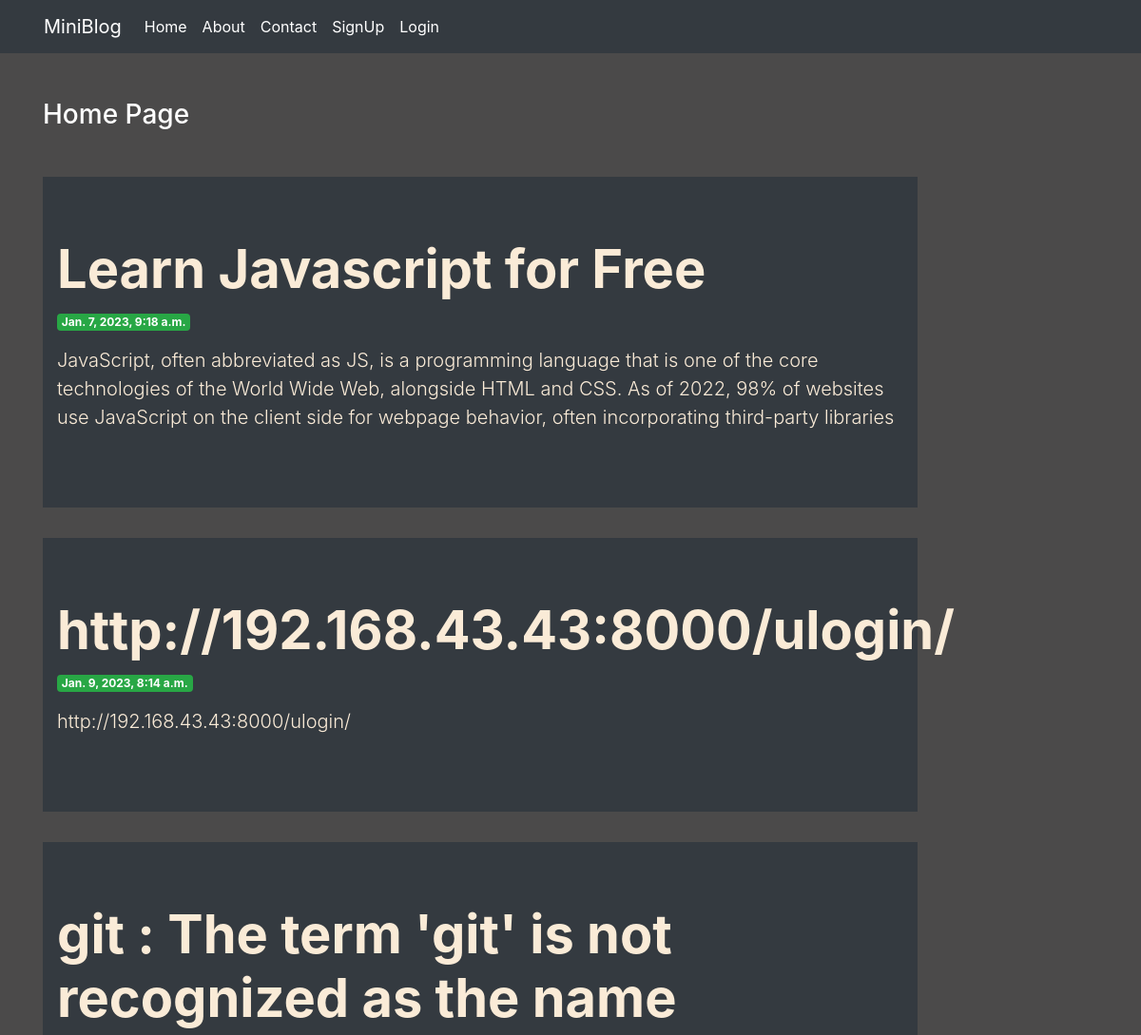
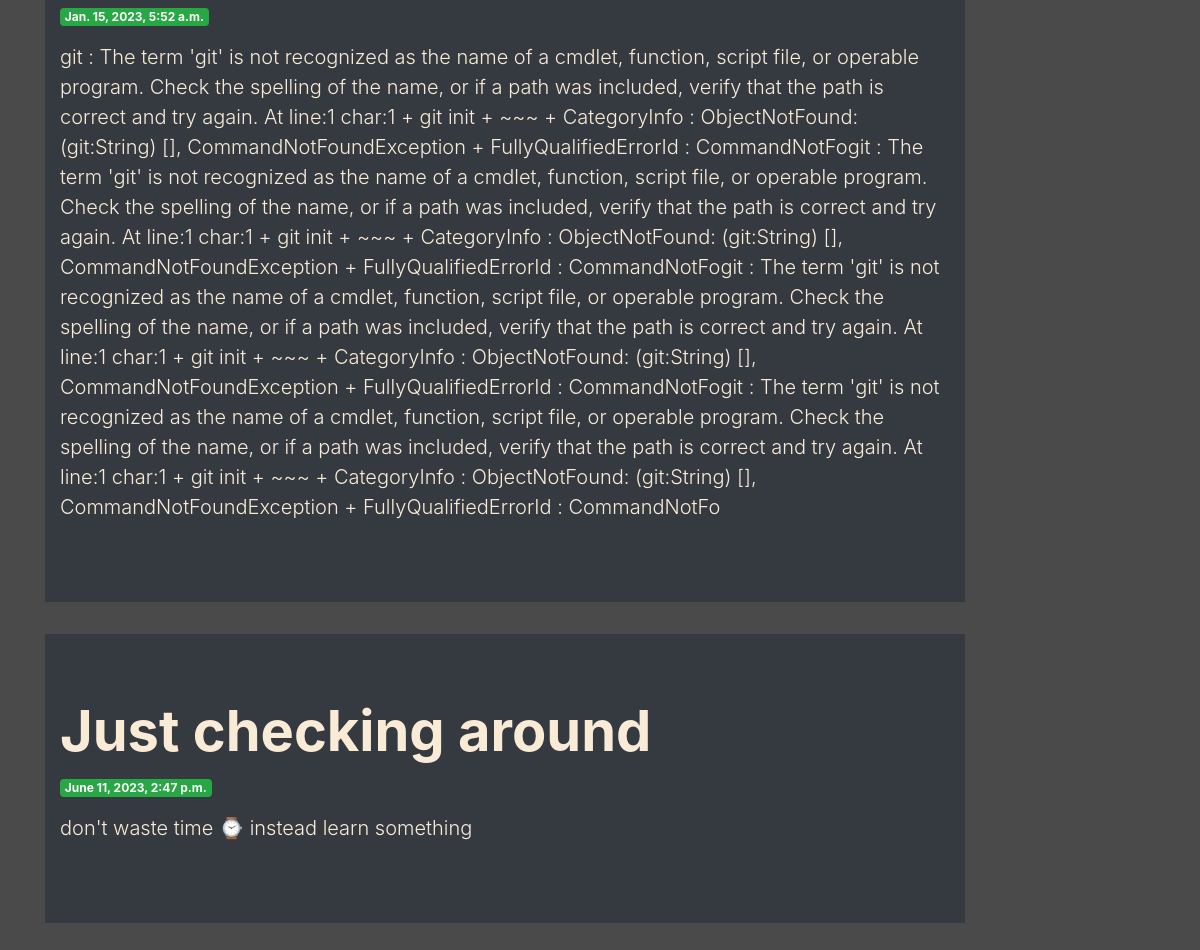
The page / on the database its author committed (2 pictures, top to bottom).
### blog/models.py (models this page shows, shortened)
class Post(models.Model):
    title = models.CharField(max_length=50)
    desc = models.TextField()
    time = models.DateTimeField(auto_now_add=True)

### blog/views.py (the view)
# urls.py: 2. Add a URL to urlpatterns:  path('', views.home, name='home')
def home(request):
    posts = Post.objects.all()
    return render(request, "blog/home.html", {"post": posts, "active": "active"})

### blog/templates/blog/home.html (shortened to what this page needs)
{% extends "blog/base.html" %}
{% load static %}
  {% block content %}
  <div class="col-sm-10">
        <h3 class="text-white my-5" >Home Page</h3>
        {% for post in post %}
    <div class="jumbotron jumbotron-fluid text-black bg-dark">
      <div class="container">
        <h1 class="display-4 font-weight-bold">{{post.title}}</h1> <p class="badge badge-success">{{post.time}}</p>
        <p class="lead">{{post.desc}}</p>
      </div>
    </div>
  {% endfor %}
  </div>
 {% endblock content %}

### blog/templates/blog/base.html (shortened to what this page needs)
<!DOCTYPE html>
{% load static %}
<html lang="en">
<head>
    <link rel="stylesheet" href="{% static 'blog/css/bootstrap.min.css' %}">
    <link rel="stylesheet" href="{% static 'blog/css/all.min.css' %}">
    <link rel="stylesheet" href="{% static 'blog/css/style.css' %}">
</head>
<body >
    <div class="container-fluid bg-dark">
        {% include 'blog/navbar.html' %}
    </div>
    <div class="container">
        <div class="row">
            {% block content %}
            {% endblock content %}
        </div>
    </div>
</body>
</html>

### blog/templates/blog/navbar.html (shortened to what this page needs)
<nav class="navbar navbar-expand-lg bg-body-tertiary bg-dark navbar-dark">
  <div class="container-fluid">
    <a class="navbar-brand" href="#">MiniBlog</a>
    <div class="collapse navbar-collapse" id="navbarNav">
      <ul class="navbar-nav">
        <li class="nav-item">
          <a class="nav-link {{active}}" aria-current="page" href="/">Home</a>
        </li>
        <li class="nav-item ">
          <a class="nav-link {{active}}" href="{% url 'about' %} ">About</a>
        </li>
        <li class="nav-item ">
          <a class="nav-link {{active}}" href="{% url 'contact' %} ">Contact</a>
        </li>
        {% if request.user.is_authenticated %}
        <li class="nav-item ">
          <a class="nav-link {{active}}" href="{% url 'dashboard' %} ">Dashboard</a>
        </li>
        <li class="nav-item ">
          <a class="nav-link {{active}}" href="{% url 'ulogout' %} ">Logout</a>
        </li>
        {% else %}
        <li class="nav-item">
          <a class="nav-link {{active}}" href="{% url 'signup' %} ">SignUp</a>
        </li>
        <li class="nav-item">
          <a class="nav-link {{active}}" href="{% url 'ulogin' %} ">Login</a>
          {% endif %}
        </li>
      </ul>
    </div>
  </div>
</nav>

### blog/static/blog/css/style.css (style rules this page uses)
body { background-color: rgb(75, 74, 74); color: antiquewhite; }

### rows shown on the page
Post: title "Learn Javascript for Free", time "Jan. 7, 2023, 9:18 a.m.", desc "JavaScript, often abbreviated as JS, is a programming language that is one of the core technologies of the World Wide Web, alongside HTML and CSS. As of 2022, 98% of websites use JavaScript on the client side for webpage behavior, often incorporating third-party libraries"
Post: title "http://192.168.43.43:8000/ulogin/", time "Jan. 9, 2023, 8:14 a.m.", desc "http://192.168.43.43:8000/ulogin/"
Post: title "git : The term 'git' is not recognized as the name", time "Jan. 15, 2023, 5:52 a.m.", desc "git : The term 'git' is not recognized as the name of a cmdlet, function, script file, or operable program. Check the spelling of the name, or if a path was included, verify that the path is correct and try again. At line:1 char:1 + git init + ~~~ + CategoryInfo : ObjectNotFound: (git:String) [], CommandNotFoundException + FullyQualifiedErrorId : CommandNotFogit : The term 'git' is not recognized as the name of a cmdlet, function, script file, or operable program. Check the spelling of the name, or if a path was included, verify that the path is correct and try again. At line:1 char:1 + git init + ~~~ + CategoryInfo : ObjectNotFound: (git:String) [], CommandNotFoundException +…"
Post: title "Just checking around", time "June 11, 2023, 2:47 p.m.", desc "don't waste time ⌚ instead learn something"
